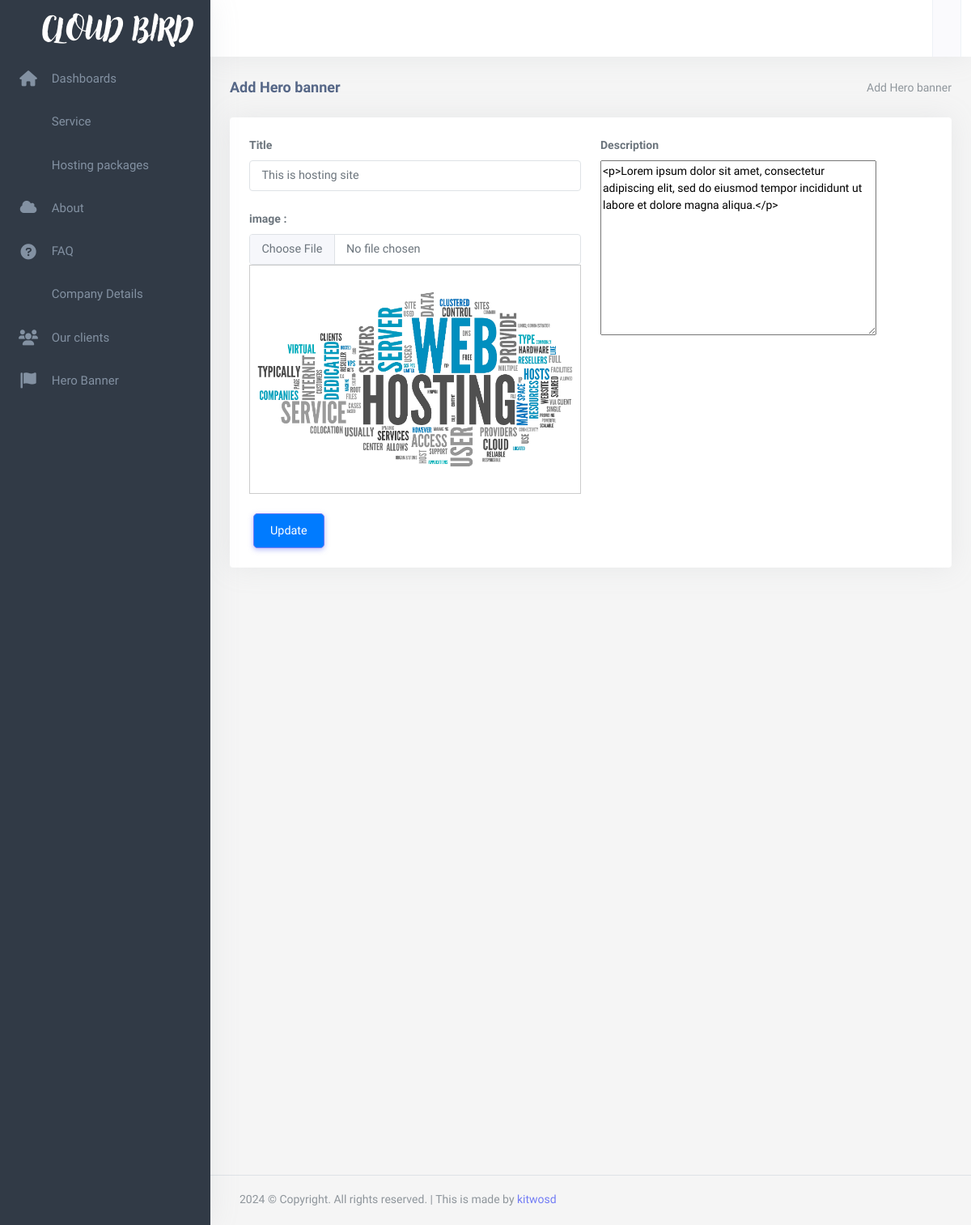
/dashboard/add/herobanner, run on an earlier commit of the app's database.
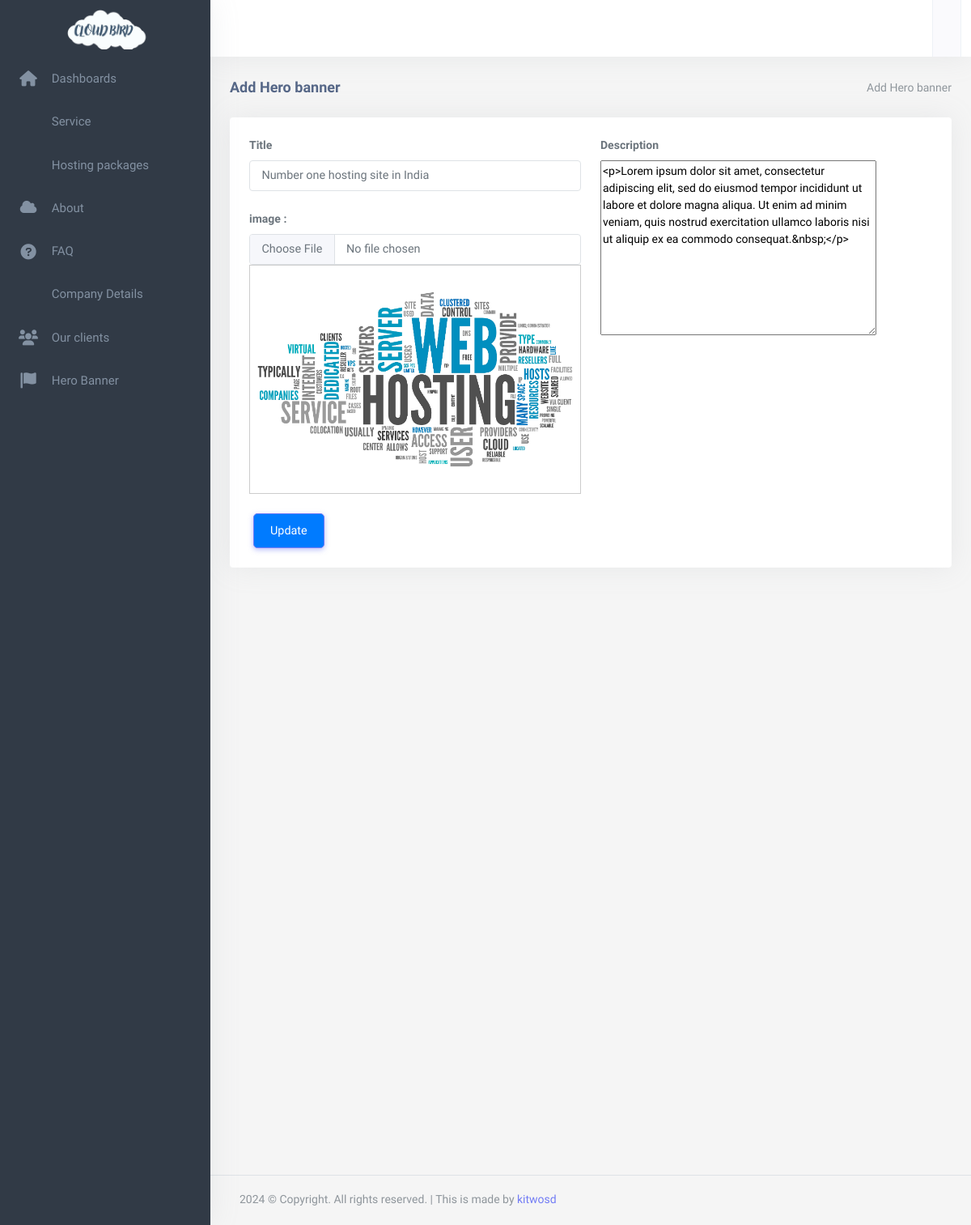
And on a later commit of the database.
### app/models.py (models this page shows, shortened)
class CompanyDetails(models.Model):
    companyName = models.CharField(max_length=200)
    companyAddress=models.CharField(max_length=200)
    companyPhone=models.CharField(max_length=200)
    companyEmail=models.EmailField()
    addressUrl=models.URLField(max_length=2000)
    companyLogo=models.FileField(upload_to="companylogo")
    facebookUrl = models.URLField()
    linkedInUrl = models.URLField()
    twiterUrl = models.URLField()
    discordUrl = models.URLField()
    livechatUrl = models.URLField()
    companyDescription = models.TextField()
    gif = models.ImageField(upload_to="gif")
    class Meta:
        ordering =['-id']

class HeroBanner(models.Model):
    image=models.FileField(upload_to="herobannerimage")
    title=models.CharField(max_length=200)
    description=RichTextField()

### app2/views.py (the view)
# urls.py: path('add/herobanner',views.HeroBanners, name='add_HeroBanner'),
def HeroBanners(request):
    instance = None
    try:
        if id:
            instance = HeroBanner.objects.first()
    except Exception as e:
        messages.warning(request, 'An error occurred while retrieving the HeroBanner.')
        return redirect('dashboard:HeroBanner')
    if request.method == 'POST':
        form = HeroBannerForm(request.POST, request.FILES, instance=instance)
        if form.is_valid():
            form.save()
            if instance:  # Edit operation
                messages.success(request, 'HeroBanner edited successfully.')
                return redirect('dashboard:add_HeroBanner')  # Redirect to the edited HeroBanner's details page
            else:  # Add operation
                messages.success(request, 'HeroBanner added successfully.')
                return redirect('dashboard:add_HeroBanner')  # Redirect to the page for adding new HeroBanner
        else:
            messages.warning(request, 'Form is not valid. Please correct the errors.')
    else:
        form = HeroBannerForm(instance=instance)
    context = {'form': form, 'instance': instance}
    return render(request, 'app2/create_HeroBanner.html', context)

### app2/forms.py
class HeroBannerForm(forms.ModelForm):
    class Meta:
        model = HeroBanner
        fields = '__all__'

### app/context_processor.py (called while the page is built)
def footer(request):
    footer = CompanyDetails.objects.first()
    return{
        'footer':footer
    }

def service(request):
    service = Service.objects.all()
    return{
        'service':service
    }

def about(request):
    about = About.objects.first()
    return{
        'about': about
    }

def hosting(request):
    hosting = Hosting.objects.all()[:3]
    return{
        'hosting': hosting
    }

### app2/templates/app2/create_HeroBanner.html (shortened to what this page needs)
{% extends 'app2/base.html' %}
{% load static %}
{% block body %}
            <div class="content-page">
                <div class="content">
                    <div class="container-fluid">
                        <div class="row">
                            <div class="col-12">
                                <div class="page-title-box">
                                    <div class="page-title-right">
                                        <ol class="breadcrumb m-0">
                                            <li class="breadcrumb-item active">Add Hero banner</li>
                                        </ol>
                                    </div>
                                    <h4 class="page-title">Add Hero banner</h4>
                                </div>
                            </div>
                        </div>
                        <div class="row">
                            <div class="col-12">
                                <div class="card">
                                    <div class="card-body">
                                       <form method="post" enctype="multipart/form-data" action="{% if instance %}{% url 'dashboard:add_HeroBanner'  %}{% else %}{% url 'dashboard:add_HeroBanner' %}{% endif %}" >
                                       <div class="row">
                                          <div class="col-xl-6">
                                          <div class="mb-3">
                                             <label class="form-label">Title</label>
                                             <input type="text" name="{{ form.title.name }}" id="{{ form.title.id_for_label }}" class="form-control"
                                             value="{% if instance %}{{ instance.title }}{% endif %}" placeholder="Enter title">
                                          </div>
                                           <div class="mb-3">
                                            <label for="{{ form.image.id_for_label }}" class="form-label">image :</label>
                                            <input type="file" name="{{ form.image.name }}" id="{{ form.image.id_for_label }}" class="form-control" {% if not instance %}required{% endif %} onchange="showPreview(this);">
                                            <div id="imageContainer" style="width:auto; height:auto;">
                                                <img class="img-fluid" id="imagePreview" src="{% if instance %}{{ instance.image.url }}{% endif %}" alt="" >
                                            </div>
                                        </div>
                                        </div>
                                        <div class="col-xl-6">
                                          <div class="mb-3">
                                             <label class="form-label">Description</label>
                                            {{form.description}}
                                          </div>
                                        </div>
                                          <div class="col-lg-12">
                                             {% if instance %}
                                             <button type="submit" class="btn btn-primary">Update</button>
                                         {% else %}
                                             <button type="submit" class="btn btn-primary">Add</button>
                                         {% endif %}
                                        </div>
                                       </div>
                                       </form>
                    </div>
                </div>
        {% endblock %}

### app2/templates/app2/base.html (shortened to what the changed rows need)
{% load static %}
<!DOCTYPE html>
<html lang="en">
    <head>
        <link rel="stylesheet" href="{% static 'app2/assets/vendor/jquery-toast-plugin/jquery.toast.min.css'%}">
        <link href="{% static 'app2/assets/css/app-saas.min.css'%}" rel="stylesheet" type="text/css" id="app-style" />
        <link href="{% static 'app2/assets/css/icons.min.css'%}" rel="stylesheet" type="text/css" />
        <link rel="stylesheet" href="https://cdnjs.cloudflare.com/ajax/libs/font-awesome/6.0.0-beta3/css/all.min.css">
        <link rel="stylesheet" href="https://cdnjs.cloudflare.com/ajax/libs/font-awesome/6.0.0-beta3/css/all.min.css">
        <link href="{% static 'app2/assets/vendor/bootstrap-datepicker/css/bootstrap-datepicker.min.css'%}" rel="stylesheet" type="text/css" />
        <link href="{% static 'app2/assets/vendor/select2/css/select2.min.css'%}" rel="stylesheet" type="text/css" />
        <link href="{% static 'app2/assets/vendor/datatables.net-bs5/css/dataTables.bootstrap5.min.css'%}" rel="stylesheet" type="text/css" />
        <link href="{% static 'app2/assets/vendor/datatables.net-responsive-bs5/css/responsive.bootstrap5.min.css'%}" rel="stylesheet" type="text/css" />
        <link href="{% static 'app2/assets/css/app-saas.min.css'%}" rel="stylesheet" type="text/css" id="app-style" />
        <link href="{% static 'app2/assets/css/icons.min.css'%}" rel="stylesheet" type="text/css" />
        <link href="https://cdn.jsdelivr.net/npm/summernote@0.8.16/dist/summernote-lite.min.css" rel="stylesheet">
    </head>
    <link rel="stylesheet" href="https://maxcdn.bootstrapcdn.com/font-awesome/4.7.0/css/font-awesome.min.css">
    <body>
        <div class="wrapper">
            <div class="leftside-menu">
                <a href="{% url 'dashboard:index' %}" class="logo logo-light">
                    <span class="logo-lg">
                        <img src="{{footer.companyLogo.url}}" alt="logo" style="height: 50px;">
                    </span>
                </a>
            </div>
  {% block body %}
  {% endblock  %}
    </div>
    </div>
                        </body>
                        </html>

What changed in the data, as far as the page shows it:
changed CompanyDetails: companyLogo: a different picture
changed HeroBanner: title "This is hosting site" → "Number one hosting site in India"; description "<p>Lorem ipsum dolor sit amet, consectetur adipiscing elit, sed do eiusmod tempor incididunt ut labore et dolore magna aliqua.</p>" → "…labore et dolore magna aliqua. Ut enim ad minim veniam, quis nostrud exercitation ullamco laboris nisi ut aliquip ex ea commodo consequat.&nbsp;</p>"
